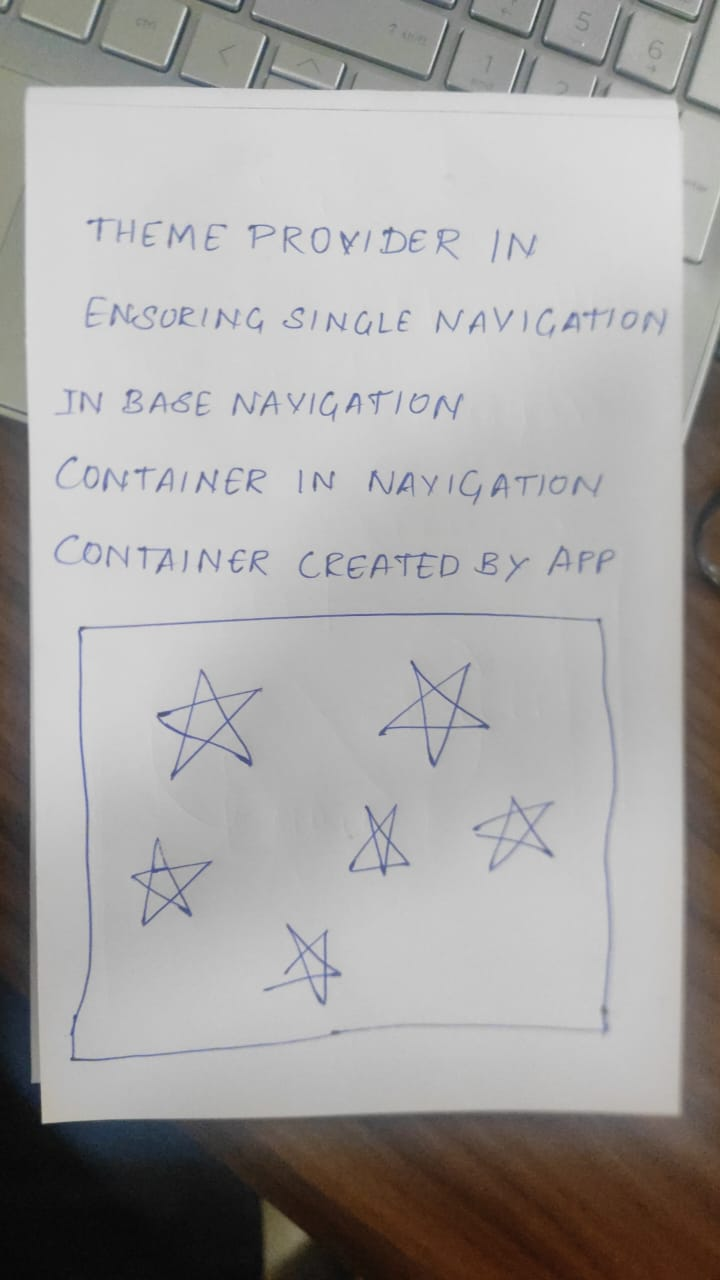
#> input picture HackVerse-master/legacy/test.jpg, 720 x 1280 px
$ python diagram_extraction.py
#> lines starting #> are read from the running program, lines starting #| are printed output that depends on the picture; after the words box and inside, x2 and y2 are one past the last pixel; in counts of white or black regions, pixels touching at a corner belong together
import cv2
import numpy as np
import easyocr

def preprocess_image(image):
    gray_img = cv2.cvtColor(image, cv2.COLOR_BGR2GRAY)
    _, thresh_img = cv2.threshold(gray_img, 150, 255, cv2.THRESH_BINARY)
    denoised_img = cv2.fastNlMeansDenoising(thresh_img, None, 30, 7, 21)
    resized_img = cv2.resize(denoised_img, None, fx=2, fy=2, interpolation=cv2.INTER_LINEAR)
    return resized_img

def extract_text_from_image(image):
    reader = easyocr.Reader(['en'])
    preprocessed_img = preprocess_image(image)
    text = reader.readtext(preprocessed_img, detail=0)
    return " ".join(text)

def process_image(image_path, output_dir="./"):
#> called with image_path = 'test.jpg', output_dir = './'
    image = cv2.imread(image_path)
#> image is the input picture: shape (1280, 720, 3); mean B, G, R 162.4, 163.5, 165.6
    if image is None:
        raise FileNotFoundError("The image file was not found. Please check the file path.")

    gray = cv2.cvtColor(image, cv2.COLOR_BGR2GRAY)
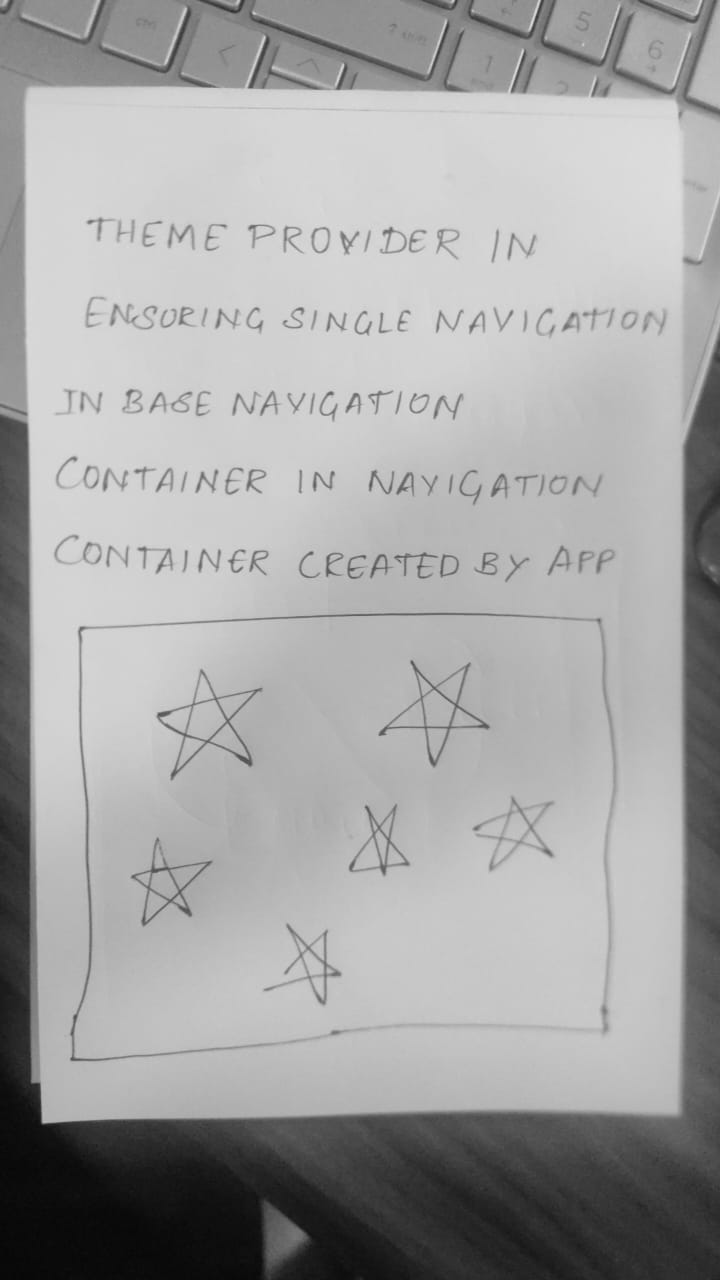
#> gray: shape (1280, 720); min 7, max 225, mean 164
    _, thresh = cv2.threshold(gray, 150, 255, cv2.THRESH_BINARY_INV)
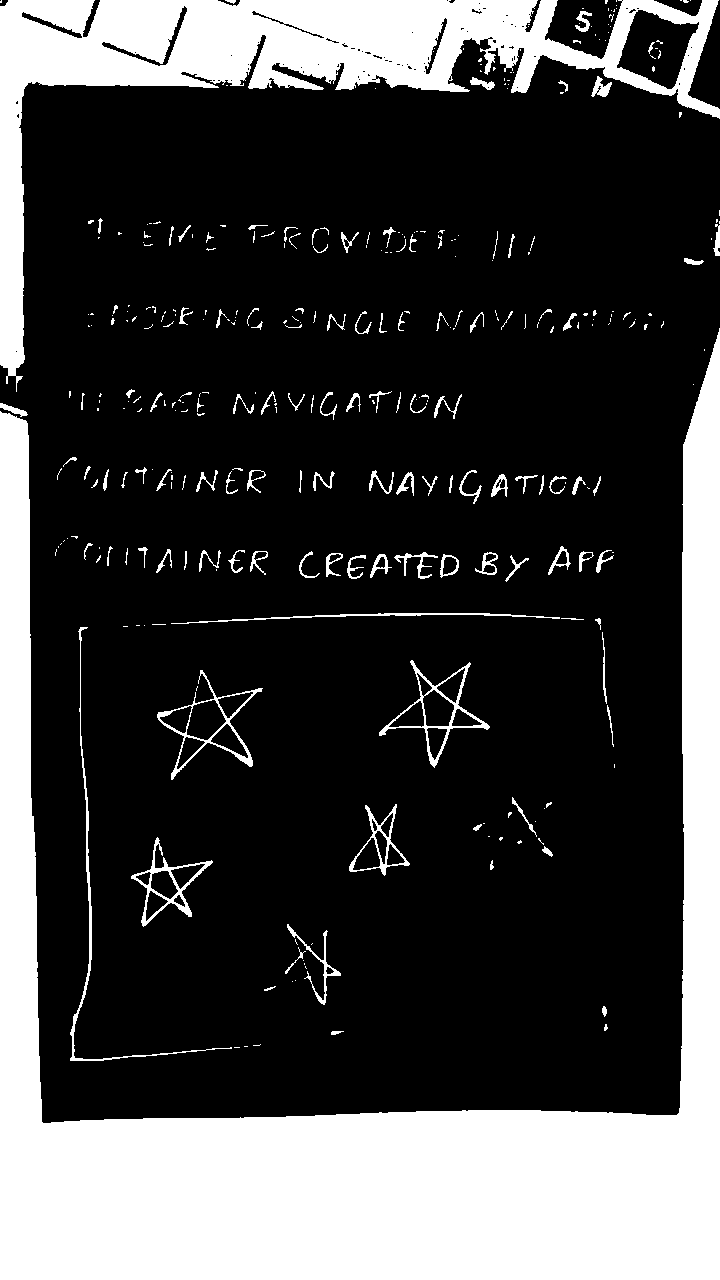
#> thresh: shape (1280, 720); 26.1% white; 333 white regions (212 under 20 px), largest, box (x1, y1, x2, y2) and area: (0, 328, 720, 1280) 169579, (0, 0, 720, 392) 54453, (379, 660, 490, 768) 1296
    kernel = cv2.getStructuringElement(cv2.MORPH_RECT, (5, 5))
    dilated = cv2.dilate(thresh, kernel, iterations=2)
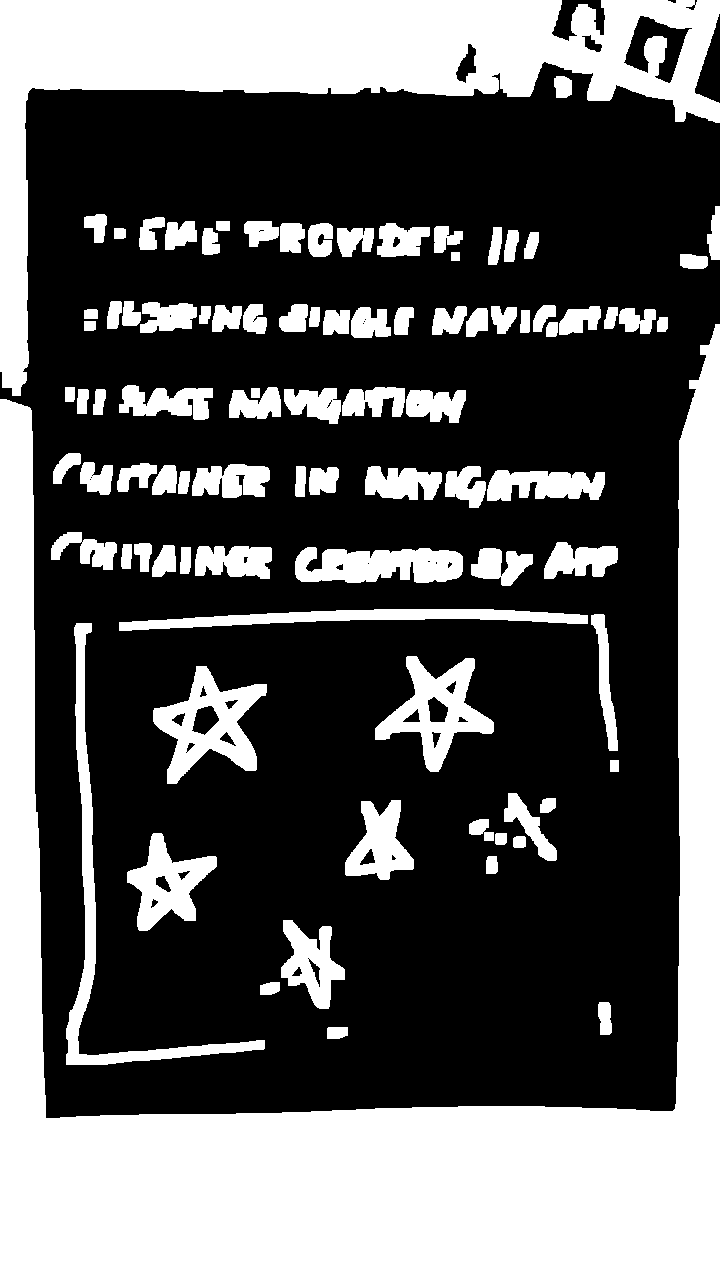
#> dilated: shape (1280, 720); 36.8% white; 91 white regions

    contours, _ = cv2.findContours(dilated, cv2.RETR_EXTERNAL, cv2.CHAIN_APPROX_SIMPLE)
#> contours = 91 contours; largest, box (x1, y1, x2, y2) and area: (0, 324, 720, 1280) 176649, (0, 0, 720, 396) 71158, (153, 666, 267, 784) 6460, (66, 623, 265, 1065) 6162, (375, 656, 494, 772) 5881

    largest_rect = None
    largest_area = 0

    for contour in contours:
        approx = cv2.approxPolyDP(contour, 0.02 * cv2.arcLength(contour, True), True)
        if len(approx) == 4:
            x, y, w, h = cv2.boundingRect(approx)
            area = w * h
            if area > largest_area:
                largest_area = area
                largest_rect = (x, y, w, h)
#> this loop made 91 passes
#> (approx, x, y, w, h, area, largest_area) on passes 13, 16: ([[610, 760], [610, 771], [618, 771], [618, 760]], 610, 760, 9, 12, 108, 108), ([[76, 623], [66, 1064], [263, 1049], [78, 1053]], 66, 623, 198, 442, 87516, 87516)
#> (approx, x, y, w, h, area) on passes 17, 33, 40, 41, 43, 46: ([[594, 614], [608, 748], [617, 750], [604, 615]], 594, 614, 24, 137, 3288), ([[296, 466], [295, 495], [304, 496], [305, 467]], 295, 466, 11, 31, 341), ([[96, 389], [93, 414], [102, 414], [105, 390]], 93, 389, 13, 26, 338), ([[78, 389], [77, 413], [86, 413], [88, 390]], 77, 389, 12, 25, 300), ([[251, 388], [251, 397], [259, 397], [259, 388]], 251, 388, 9, 10, 90), ([[65, 387], [65, 401], [73, 401], [74, 387]], 65, 387, 10, 15, 150)
#> after the loop, largest_area = 87516

    if largest_rect:
        x, y, w, h = largest_rect
#> x = 66; y = 623; w = 198; h = 442
        diagram_image = image[y:y+h, x:x+w]
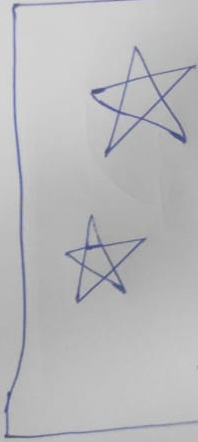
#> diagram_image: shape (442, 198, 3); mean B, G, R 186.8, 185, 184.8
        text_above = image[:y, :]
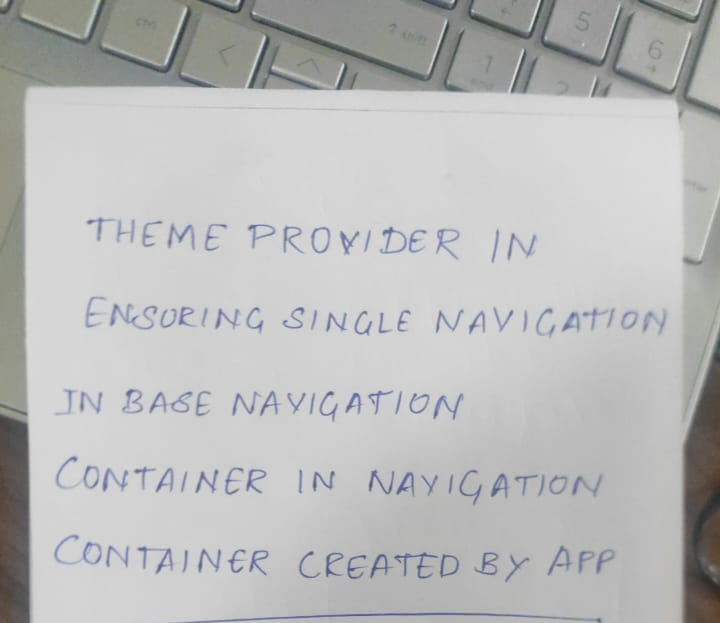
#> text_above: shape (623, 720, 3); mean B, G, R 187.1, 187.1, 186.7
        text_below = image[y+h:, :]
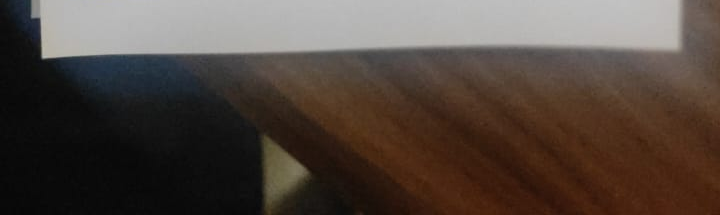
#> text_below: shape (215, 720, 3); mean B, G, R 63.2, 70.4, 82

        cv2.imwrite(f"{output_dir}/diagram.jpg", diagram_image)
        cv2.imwrite(f"{output_dir}/text_above.jpg", text_above)
        cv2.imwrite(f"{output_dir}/text_below.jpg", text_below)

        print("Cropped images saved successfully:")
        print(f"Diagram: {output_dir}/diagram.jpg")
        print(f"Text Above: {output_dir}/text_above.jpg")
        print(f"Text Below: {output_dir}/text_below.jpg")

        # Extract text from text_above and text_below
        text_above_content = extract_text_from_image(text_above)
        text_below_content = extract_text_from_image(text_below)

        print("Extracted Text Above:\n", text_above_content)
        print("Extracted Text Below:\n", text_below_content)
    else:
        print("No rectangular boundary detected.")

# Example usage
if __name__ == "__main__":
    process_image("test.jpg")
#> (the call stopped at in extract_text_from_image, `reader = easyocr.Reader(['en'])`: easyocr is not available in this run)
